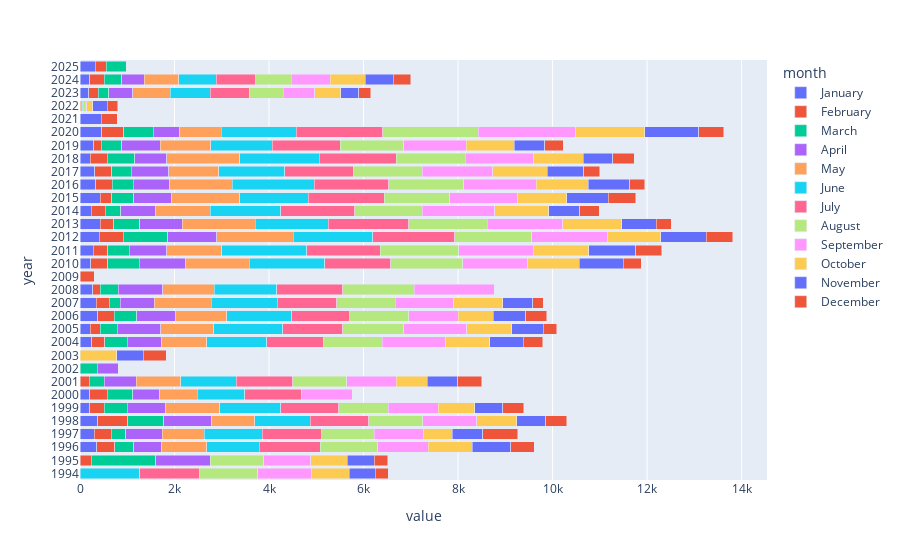

The notebook cell saved with this chart:
### Code cell
# draw interactive figures for better understand
fig = px.bar(monthly_avg, orientation='h', barmode='stack')

# get all year
years = monthly_avg.index.tolist()

# force to show all year label
fig.update_layout(
    yaxis=dict(
        tickmode='array',
        tickvals=years,       # at spefic location
        ticktext=years        # Show year numbers
    )
)

fig.show()

### Figure 1 — Plotly figure (JSON) as saved in the notebook; plotly's stock layout.template omitted (floating-point values rounded to 4 significant figures)
{"data": [{"hovertemplate": "month=January<br>value=%{x}<br>year=%{y}<extra></extra>", "legendgroup": "January", "marker": {"color": "#636efa", "pattern": {"shape": ""}}, "name": "January", "orientation": "h", "showlegend": true, "textposition": "auto", "type": "bar", "x": [0.0, 0.0, 355.2, 301.3, 373.5, 202.9, 211.1, 0.0, 0.0, 0.0, 247.9, 221.7, 376.2, 343.3, 272.7, 0.0, 228.8, 282.1, 402.7, 423.4, 233.6, 433.2, 330.2, 317.3, 221.6, 291.8, 461.8, 447.7, 0.0, 187.5, 211.0, 324.0], "xaxis": "x", "y": [1994, 1995, 1996, 1997, 1998, 1999, 2000, 2001, 2002, 2003, 2004, 2005, 2006, 2007, 2008, 2009, 2010, 2011, 2012, 2013, 2014, 2015, 2016, 2017, 2018, 2019, 2020, 2021, 2022, 2023, 2024, 2025], "yaxis": "y"}, {"hovertemplate": "month=February<br>value=%{x}<br>year=%{y}<extra></extra>", "legendgroup": "February", "marker": {"color": "#EF553B", "pattern": {"shape": ""}}, "name": "February", "orientation": "h", "showlegend": true, "textposition": "auto", "type": "bar", "x": [0.0, 236.9, 375.0, 354.8, 641.5, 310.9, 360.8, 193.0, 0.0, 0.0, 281.0, 205.9, 343.7, 270.9, 158.4, 0.0, 357.2, 303.9, 516.7, 286.7, 295.9, 242.9, 353.7, 352.5, 355.8, 159.6, 462.9, 343.9, 0.0, 196.0, 306.7, 229.2], "xaxis": "x", "y": [1994, 1995, 1996, 1997, 1998, 1999, 2000, 2001, 2002, 2003, 2004, 2005, 2006, 2007, 2008, 2009, 2010, 2011, 2012, 2013, 2014, 2015, 2016, 2017, 2018, 2019, 2020, 2021, 2022, 2023, 2024, 2025], "yaxis": "y"}, {"hovertemplate": "month=March<br>value=%{x}<br>year=%{y}<extra></extra>", "legendgroup": "March", "marker": {"color": "#00cc96", "pattern": {"shape": ""}}, "name": "March", "orientation": "h", "showlegend": true, "textposition": "auto", "type": "bar", "x": [0.0, 1370.0, 405.6, 315.7, 752.1, 484.8, 547.6, 317.4, 370.0, 0.0, 474.5, 360.4, 477.2, 232.6, 377.8, 0.0, 664.7, 459.2, 935.6, 551.8, 331.7, 464.5, 439.6, 411.9, 578.9, 436.8, 623.8, 0.0, 0.0, 229.6, 364.8, 427.5], "xaxis": "x", "y": [1994, 1995, 1996, 1997, 1998, 1999, 2000, 2001, 2002, 2003, 2004, 2005, 2006, 2007, 2008, 2009, 2010, 2011, 2012, 2013, 2014, 2015, 2016, 2017, 2018, 2019, 2020, 2021, 2022, 2023, 2024, 2025], "yaxis": "y"}, {"hovertemplate": "month=April<br>value=%{x}<br>year=%{y}<extra></extra>", "legendgroup": "April", "marker": {"color": "#ab63fa", "pattern": {"shape": ""}}, "name": "April", "orientation": "h", "showlegend": true, "textposition": "auto", "type": "bar", "x": [0.0, 1151.0, 591.7, 763.5, 1017.0, 816.6, 563.8, 681.4, 445.8, 0.0, 729.1, 924.1, 816.7, 726.2, 938.3, 0.0, 972.9, 787.2, 1037.0, 901.8, 729.7, 805.3, 772.6, 793.2, 677.7, 807.1, 564.5, 0.0, 0.0, 502.3, 480.9, 0.0], "xaxis": "x", "y": [1994, 1995, 1996, 1997, 1998, 1999, 2000, 2001, 2002, 2003, 2004, 2005, 2006, 2007, 2008, 2009, 2010, 2011, 2012, 2013, 2014, 2015, 2016, 2017, 2018, 2019, 2020, 2021, 2022, 2023, 2024, 2025], "yaxis": "y"}, {"hovertemplate": "month=May<br>value=%{x}<br>year=%{y}<extra></extra>", "legendgroup": "May", "marker": {"color": "#FFA15A", "pattern": {"shape": ""}}, "name": "May", "orientation": "h", "showlegend": true, "textposition": "auto", "type": "bar", "x": [0.0, 0.0, 958.3, 889.8, 911.8, 1140.0, 802.5, 940.0, 0.0, 0.0, 953.5, 1116.0, 1089.0, 1207.0, 1095.0, 0.0, 1362.0, 1169.0, 1623.0, 1549.0, 1169.0, 1429.0, 1325.0, 1058.0, 1542.0, 1075.0, 880.9, 0.0, 24.0, 798.3, 726.3, 0.0], "xaxis": "x", "y": [1994, 1995, 1996, 1997, 1998, 1999, 2000, 2001, 2002, 2003, 2004, 2005, 2006, 2007, 2008, 2009, 2010, 2011, 2012, 2013, 2014, 2015, 2016, 2017, 2018, 2019, 2020, 2021, 2022, 2023, 2024, 2025], "yaxis": "y"}, {"hovertemplate": "month=June<br>value=%{x}<br>year=%{y}<extra></extra>", "legendgroup": "June", "marker": {"color": "#19d3f3", "pattern": {"shape": ""}}, "name": "June", "orientation": "h", "showlegend": true, "textposition": "auto", "type": "bar", "x": [1262.0, 0.0, 1107.0, 1231.0, 1180.0, 1292.0, 1000.0, 1174.0, 0.0, 0.0, 1265.0, 1458.0, 1379.0, 1398.0, 1321.0, 0.0, 1594.0, 1795.0, 1681.0, 1544.0, 1493.0, 1452.0, 1733.0, 1399.0, 1691.0, 1301.0, 1585.0, 0.0, 30.58, 840.2, 797.6, 0.0], "xaxis": "x", "y": [1994, 1995, 1996, 1997, 1998, 1999, 2000, 2001, 2002, 2003, 2004, 2005, 2006, 2007, 2008, 2009, 2010, 2011, 2012, 2013, 2014, 2015, 2016, 2017, 2018, 2019, 2020, 2021, 2022, 2023, 2024, 2025], "yaxis": "y"}, {"hovertemplate": "month=July<br>value=%{x}<br>year=%{y}<extra></extra>", "legendgroup": "July", "marker": {"color": "#FF6692", "pattern": {"shape": ""}}, "name": "July", "orientation": "h", "showlegend": true, "textposition": "auto", "type": "bar", "x": [1269.0, 0.0, 1293.0, 1257.0, 1229.0, 1233.0, 1190.0, 1193.0, 0.0, 0.0, 1200.0, 1270.0, 1223.0, 1258.0, 1397.0, 0.0, 1392.0, 1558.0, 1732.0, 1696.0, 1556.0, 1608.0, 1584.0, 1445.0, 1630.0, 1436.0, 1830.0, 0.0, 29.44, 823.7, 827.3, 0.0], "xaxis": "x", "y": [1994, 1995, 1996, 1997, 1998, 1999, 2000, 2001, 2002, 2003, 2004, 2005, 2006, 2007, 2008, 2009, 2010, 2011, 2012, 2013, 2014, 2015, 2016, 2017, 2018, 2019, 2020, 2021, 2022, 2023, 2024, 2025], "yaxis": "y"}, {"hovertemplate": "month=August<br>value=%{x}<br>year=%{y}<extra></extra>", "legendgroup": "August", "marker": {"color": "#B6E880", "pattern": {"shape": ""}}, "name": "August", "orientation": "h", "showlegend": true, "textposition": "auto", "type": "bar", "x": [1228.0, 1126.0, 1216.0, 1117.0, 1143.0, 1039.0, 0.0, 1150.0, 0.0, 0.0, 1243.0, 1297.0, 1248.0, 1232.0, 1510.0, 0.0, 1526.0, 1660.0, 1636.0, 1665.0, 1438.0, 1392.0, 1579.0, 1461.0, 1461.0, 1345.0, 2014.0, 0.0, 31.93, 727.3, 760.6, 0.0], "xaxis": "x", "y": [1994, 1995, 1996, 1997, 1998, 1999, 2000, 2001, 2002, 2003, 2004, 2005, 2006, 2007, 2008, 2009, 2010, 2011, 2012, 2013, 2014, 2015, 2016, 2017, 2018, 2019, 2020, 2021, 2022, 2023, 2024, 2025], "yaxis": "y"}, {"hovertemplate": "month=September<br>value=%{x}<br>year=%{y}<extra></extra>", "legendgroup": "September", "marker": {"color": "#FF97FF", "pattern": {"shape": ""}}, "name": "September", "orientation": "h", "showlegend": true, "textposition": "auto", "type": "bar", "x": [1138.0, 999.5, 1063.0, 1037.0, 1147.0, 1061.0, 1096.0, 1044.0, 0.0, 0.0, 1350.0, 1333.0, 1057.0, 1240.0, 1695.0, 0.0, 1374.0, 1582.0, 1600.0, 1593.0, 1529.0, 1432.0, 1543.0, 1497.0, 1445.0, 1320.0, 2070.0, 0.0, 28.5, 664.1, 816.6, 0.0], "xaxis": "x", "y": [1994, 1995, 1996, 1997, 1998, 1999, 2000, 2001, 2002, 2003, 2004, 2005, 2006, 2007, 2008, 2009, 2010, 2011, 2012, 2013, 2014, 2015, 2016, 2017, 2018, 2019, 2020, 2021, 2022, 2023, 2024, 2025], "yaxis": "y"}, {"hovertemplate": "month=October<br>value=%{x}<br>year=%{y}<extra></extra>", "legendgroup": "October", "marker": {"color": "#FECB52", "pattern": {"shape": ""}}, "name": "October", "orientation": "h", "showlegend": true, "textposition": "auto", "type": "bar", "x": [795.3, 774.6, 938.3, 609.1, 847.7, 775.5, 0.0, 652.8, 0.0, 782.3, 926.9, 945.9, 737.0, 1040.0, 0.0, 0.0, 1097.0, 1166.0, 1131.0, 1256.0, 1139.0, 1044.0, 1100.0, 1156.0, 1048.0, 1021.0, 1458.0, 0.0, 128.0, 546.4, 741.5, 0.0], "xaxis": "x", "y": [1994, 1995, 1996, 1997, 1998, 1999, 2000, 2001, 2002, 2003, 2004, 2005, 2006, 2007, 2008, 2009, 2010, 2011, 2012, 2013, 2014, 2015, 2016, 2017, 2018, 2019, 2020, 2021, 2022, 2023, 2024, 2025], "yaxis": "y"}, {"hovertemplate": "month=November<br>value=%{x}<br>year=%{y}<extra></extra>", "legendgroup": "November", "marker": {"color": "#636efa", "pattern": {"shape": ""}}, "name": "November", "orientation": "h", "showlegend": true, "textposition": "auto", "type": "bar", "x": [550.4, 566.8, 812.4, 643.4, 607.8, 591.9, 0.0, 648.1, 0.0, 554.5, 709.1, 674.0, 686.8, 632.0, 0.0, 0.0, 924.0, 993.0, 958.9, 726.3, 659.5, 879.0, 876.5, 772.7, 620.9, 639.4, 1139.0, 0.0, 302.8, 385.4, 597.1, 0.0], "xaxis": "x", "y": [1994, 1995, 1996, 1997, 1998, 1999, 2000, 2001, 2002, 2003, 2004, 2005, 2006, 2007, 2008, 2009, 2010, 2011, 2012, 2013, 2014, 2015, 2016, 2017, 2018, 2019, 2020, 2021, 2022, 2023, 2024, 2025], "yaxis": "y"}, {"hovertemplate": "month=December<br>value=%{x}<br>year=%{y}<extra></extra>", "legendgroup": "December", "marker": {"color": "#EF553B", "pattern": {"shape": ""}}, "name": "December", "orientation": "h", "showlegend": true, "textposition": "auto", "type": "bar", "x": [281.8, 285.3, 493.2, 741.7, 448.8, 446.1, 0.0, 502.2, 0.0, 488.5, 416.1, 277.7, 446.8, 227.1, 0.0, 300.0, 386.6, 553.8, 557.7, 316.3, 416.0, 581.5, 317.7, 329.1, 457.5, 395.0, 535.5, 0.0, 219.1, 256.2, 364.3, 0.0], "xaxis": "x", "y": [1994, 1995, 1996, 1997, 1998, 1999, 2000, 2001, 2002, 2003, 2004, 2005, 2006, 2007, 2008, 2009, 2010, 2011, 2012, 2013, 2014, 2015, 2016, 2017, 2018, 2019, 2020, 2021, 2022, 2023, 2024, 2025], "yaxis": "y"}], "layout": {"barmode": "stack", "legend": {"title": {"text": "month"}, "tracegroupgap": 0}, "margin": {"t": 60}, "xaxis": {"anchor": "y", "domain": [0, 1], "title": {"text": "value"}}, "yaxis": {"anchor": "x", "domain": [0, 1], "tickmode": "array", "ticktext": [1994, 1995, 1996, 1997, 1998, 1999, 2000, 2001, 2002, 2003, 2004, 2005, 2006, 2007, 2008, 2009, 2010, 2011, 2012, 2013, 2014, 2015, 2016, 2017, 2018, 2019, 2020, 2021, 2022, 2023, 2024, 2025], "tickvals": [1994, 1995, 1996, 1997, 1998, 1999, 2000, 2001, 2002, 2003, 2004, 2005, 2006, 2007, 2008, 2009, 2010, 2011, 2012, 2013, 2014, 2015, 2016, 2017, 2018, 2019, 2020, 2021, 2022, 2023, 2024, 2025], "title": {"text": "year"}}}}
